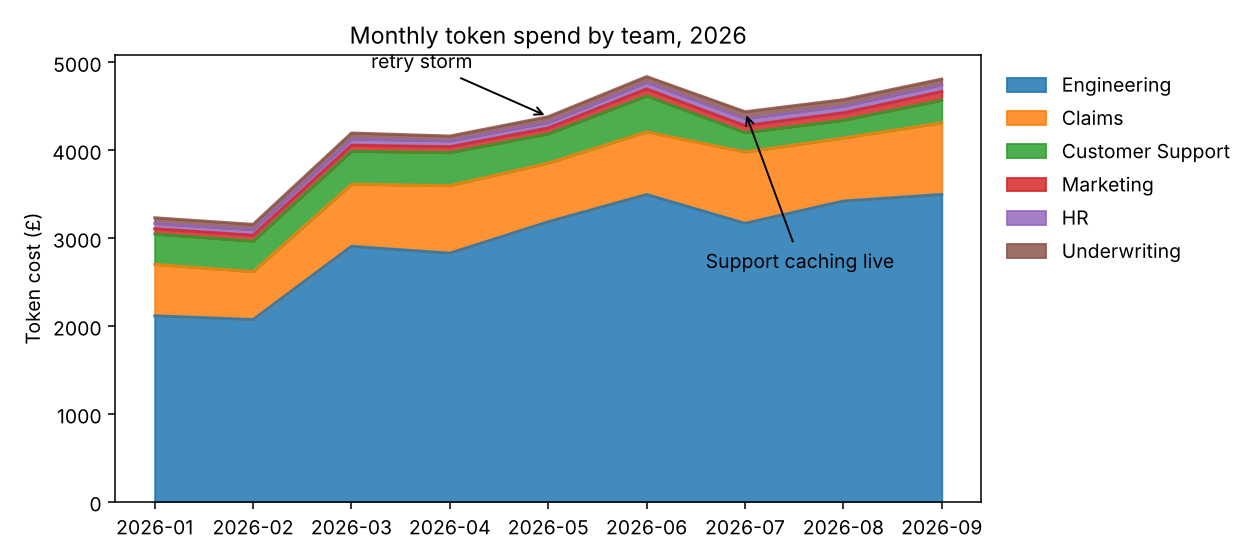
#> input picture reports/figures/spend_by_team.png, 1260 x 560 px, found by its file name
$ jupyter execute --allow-errors walkthrough.ipynb
#> lines starting #> are read from the running program, lines starting #| are printed output that depends on the picture
### src/tokenroi/warehouse.py
"""Build the SQLite warehouse and the Power BI extract from the generator.

Usage:  python -m tokenroi.warehouse
Writes: data/northwind_ai.db (git-ignored, rebuilt in seconds) and powerbi/data/*.csv
"""
from __future__ import annotations

import sqlite3
from pathlib import Path

from tokenroi.data import generate

ROOT = Path(__file__).resolve().parents[2]
DB = ROOT / "data" / "northwind_ai.db"
PBI = ROOT / "powerbi" / "data"
VIEWS = ROOT / "sql" / "00_views.sql"


def build(path: Path = DB, seed: int = 26, export: bool = True) -> Path:
    tables = generate(seed)
    path.parent.mkdir(parents=True, exist_ok=True)
    if path.exists():
        path.unlink()
    with sqlite3.connect(path) as con:
        for name, df in tables.items():
            df = df.copy()
            for c in df.columns:
                if str(df[c].dtype).startswith("datetime"):
                    df[c] = df[c].dt.strftime("%Y-%m-%d")
            df.to_sql(name, con, index=False)
        con.executescript(VIEWS.read_text())
    if export:
        PBI.mkdir(parents=True, exist_ok=True)
        with sqlite3.connect(path) as con:
            import pandas as pd
            for name in ["dim_team", "dim_feature", "dim_model", "dim_date", "fact_usage_daily", "fact_outcomes_weekly",
                         "model_quality", "survey_time_saved"]:
                pd.read_sql(f"SELECT * FROM {name}", con).to_csv(PBI / f"{name}.csv", index=False)
    return path


def connect(path: Path = DB) -> sqlite3.Connection:
    if not path.exists():
        build(path)
#> (the call stopped at in build, `tables = generate(seed)`: tokenroi is not available in this run)
    return sqlite3.connect(path)


# [2 lines that do not run on import are left out]

### notebooks/walkthrough.ipynb
# Is our AI spend paying off? A cost and ROI review for Northwind Insurance

The CFO has asked a simple question: *we spent about £37k on model usage this year; what did we get for it?* Each team's lead says their tools save "hours a week". This notebook works through the review the way I would at work: start with where the money goes, then tie spend to the outcome each team exists to produce, then check the time-saved claims against evidence, and finish with where money can be saved.

The data is synthetic (Northwind is fictional) but structured like a real model gateway's billing export: one row per team, feature, model and day, plus weekly outcome counts, a randomised pilot and a staff survey.

[cell 1]
import json
import numpy as np
import pandas as pd
import matplotlib.pyplot as plt
import seaborn as sns
from tokenroi import roi
from tokenroi.warehouse import connect

sns.set_theme(style="whitegrid", palette="deep")
pd.set_option("display.width", 200)
#> (the rest of this cell did not finish here and is left out)

## 1. Where does the money go?

#> (a cell that did not finish here is left out)

Spend is very concentrated. Engineering's coding assistant is 70% of the bill, and Claims is most of the rest. Customer Support makes more requests than anyone (half a million) but costs little, because it uses the medium model. The large model takes 85% of spend, so **which model each task uses** is the biggest cost lever, before anyone writes a shorter prompt.

### Over time

[cell 3]
fig = plt.figure(figsize=(10, 4)); plt.imshow(plt.imread("reports/figures/spend_by_team.png")); plt.axis("off");

#> (a cell that did not finish here is left out)

The daily view shows what the monthly chart hides: for two weeks in May, Engineering's retries jumped from under 2 to about 75 per 100 requests. A client bug was retrying every failure three times, and every attempt is billed. In a monthly report it looks like ordinary growth. **A daily alert on retries per request would have caught it on day one.**

The other visible event is July, when Customer Support switched on prompt caching for its 3,000-token system prompt:

#> (a cell that did not finish here is left out)

Cost per request almost halved overnight, with no change to the product. That is the cheapest optimisation there is, and Support is the only team using it.

## 2. Cost per outcome

Token spend means nothing until it is divided by what the team produced. Each team has one outcome it is measured on.

#> (a cell that did not finish here is left out)

Q3 2026 token cost per AI-assisted outcome ranges from **2p per ticket resolved** in Customer Support to **£8.12 per pull request merged** in Engineering. Those are not comparable on their own; a merged pull request is worth far more than a ticket reply. The comparison only makes sense once each outcome is valued, which needs the time saved.

## 3. How much time does AI really save?

Team leads gave self-reported figures in a survey. Customer Support and Claims also ran a randomised pilot in February and March: items were randomly handled with or without AI, and handle time was logged.

#> (a cell that did not finish here is left out)

#> (a cell that did not finish here is left out)

This is the most important finding in the review. **Where we can check, staff report about twice the time saving that the pilot measures** (Support: 6.5 self-reported vs 2.9 measured minutes; Claims: 20.9 vs 12.0). That is not dishonesty; people remember the tasks where the tool helped a lot, and they don't time anything.

So for the four teams without a pilot, I scale the survey figure by the ratio seen in the pilot teams (0.51) and widen the uncertainty, rather than taking the survey at face value. The better fix is to run a two-week pilot in Engineering, the biggest spender.

## 4. Return on investment

Value = minutes saved × the team's loaded hourly cost × AI-assisted outcomes. Cost = tokens plus the platform team's cost (gateway, monitoring, on-call), allocated by request share. That second part matters:

#> (a cell that did not finish here is left out)

**Tokens are only 43% of the total cost.** The platform team costs more than the API bill, so a review that only looks at token spend overstates ROI and misses the biggest fixed cost.

#> (a cell that did not finish here is left out)

[cell 11]
fig = plt.figure(figsize=(10, 4.5)); plt.imshow(plt.imread("reports/figures/roi_by_team.png")); plt.axis("off");
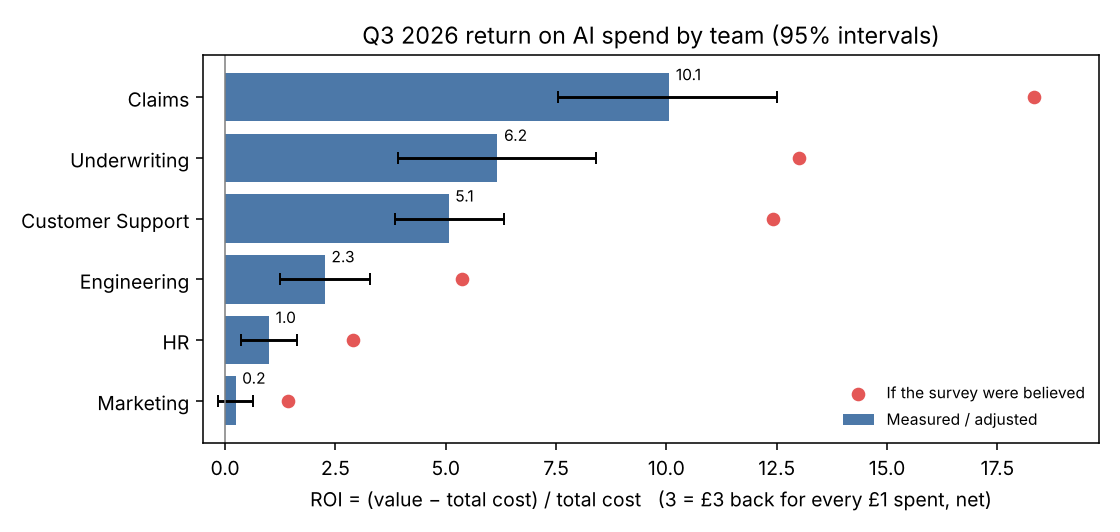
#> input picture reports/figures/roi_by_team.png, 1120 x 532 px, found by its file name

- **Overall, every £1 spent returned about £4.80 in staff time** (ROI 3.8 net). Believing the survey would have doubled that, which is exactly the kind of number that gets a budget approved and then cannot be found in the P&L.
- **Claims is the stand-out (ROI 10):** long documents, expensive staff and a measured 12-minute saving per claim.
- **Engineering has the largest value in pounds** but a modest ROI (2.3), because it uses the most expensive model at the highest volume.
- **Marketing does not clearly pay for itself.** ROI 0.2, and the interval includes a loss. It uses the large model for short copy and approves few assets.

## 5. Where can we save money without losing quality?

Two levers, both checked against an offline quality evaluation (reviewers' acceptance rate per feature and model):

#> (a cell that did not finish here is left out)

Some tasks barely care which model does them (HR policy answers: 95% on the large model, 94% on the small one, which costs about 16 times less per output token), while the coding assistant falls from 78% to 48% on the small model. So routing has to be decided per feature. I allow a switch only when acceptance drops by no more than 2 points.

#> (a cell that did not finish here is left out)

[cell 14]
fig = plt.figure(figsize=(8, 3.8)); plt.imshow(plt.imread("reports/figures/savings.png")); plt.axis("off");
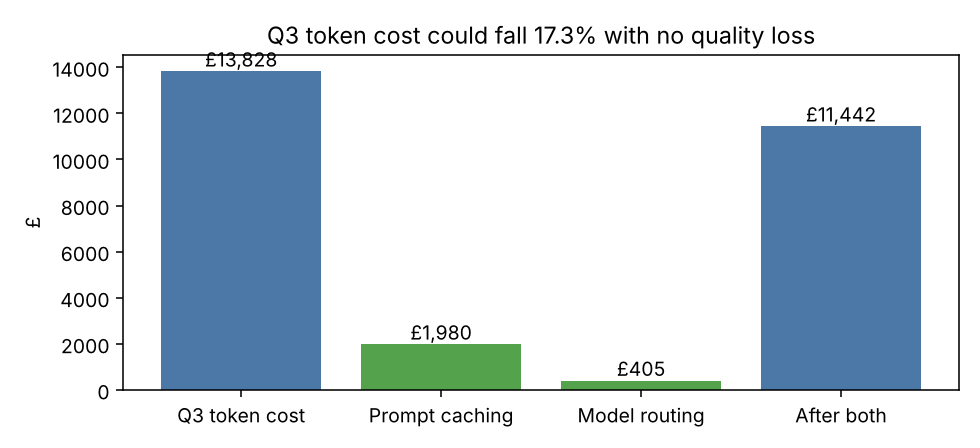
#> input picture reports/figures/savings.png, 980 x 448 px, found by its file name
#> (the rest of this cell did not finish here and is left out)
